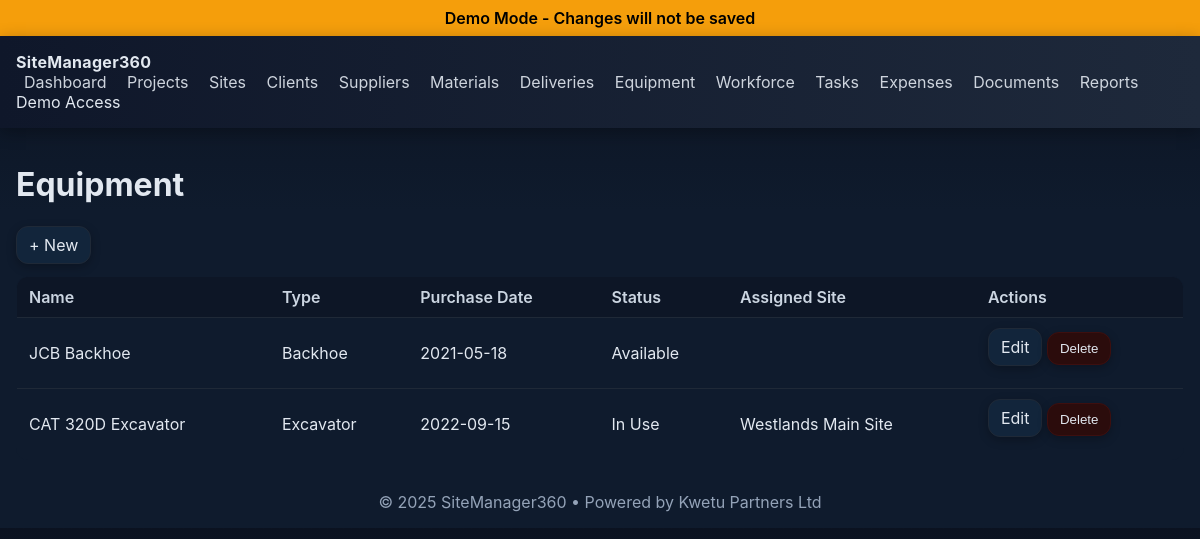
Screenshot of /equipment with the database file from the repository.
### app.py (models this page shows)
class Equipment(db.Model):
    id = db.Column(db.Integer, primary_key=True)
    name = db.Column(db.String(150), nullable=False)
    type = db.Column(db.String(120))
    purchase_date = db.Column(db.Date)
    status = db.Column(db.String(50), default="Available")
    assigned_site_id = db.Column(db.Integer, db.ForeignKey("site.id"), nullable=True)
    assigned_site = db.relationship("Site", foreign_keys=[assigned_site_id], uselist=False)

class Site(db.Model):
    id = db.Column(db.Integer, primary_key=True)
    project_id = db.Column(db.Integer, db.ForeignKey("project.id"), nullable=False)
    name = db.Column(db.String(150), nullable=False)
    location = db.Column(db.String(150))
    manager_id = db.Column(db.Integer, db.ForeignKey("worker.id"), nullable=True)
    start_date = db.Column(db.Date)
    end_date = db.Column(db.Date)
    status = db.Column(db.String(50), default="Active")
    manager = db.relationship("Worker", foreign_keys=[manager_id], uselist=False)

### app.py (the view)
@app.route("/equipment")
@login_required
def equipment():
    items = Equipment.query.order_by(Equipment.id.desc()).all()
    return render_template("equipment_list.html", items=items, sites=Site.query.all())

### app.py (called while the page is built)
def is_demo():
    return DEMO_MODE

def login_required(view_func):
    @wraps(view_func)
    def wrapped(*args, **kwargs):
        if is_demo():
            demo_user = User.query.order_by(User.id.asc()).first()
            if demo_user and not session.get("user_id"):
                session["user_id"] = demo_user.id
        if not session.get("user_id"):
            return redirect(url_for("login", next=request.path))
        return view_func(*args, **kwargs)
    return wrapped

@app.context_processor
def inject_demo_mode():
    return {"demo_mode": is_demo()}

@app.before_request
def block_post_in_demo():
    if is_demo():
        demo_user = User.query.order_by(User.id.asc()).first()
        if demo_user and not session.get("user_id") and request.endpoint != "static":
            session["user_id"] = demo_user.id
        if request.method == "POST":
            flash("Demo Mode: Action simulated successfully.", "info")
            return redirect(request.referrer or url_for("dashboard"))

### templates/equipment_list.html (shortened to what this page needs)
{% extends "base.html" %}
{% block content %}
<h1>Equipment</h1>
<div class="actions"><a class="btn" href="{{ url_for('equipment_new') }}">+ New</a></div>
<table class="table">
  <thead>
    <tr><th>Name</th><th>Type</th><th>Purchase Date</th><th>Status</th><th>Assigned Site</th><th>Actions</th></tr>
  </thead>
  <tbody>
  {% for item in items %}
    <tr>
      <td>{{ item.name }}</td>
      <td>{{ item.type }}</td>
      <td>{{ item.purchase_date.strftime('%Y-%m-%d') if item.purchase_date else '' }}</td>
      <td>{{ item.status }}</td>
      <td>{{ item.assigned_site.name if item.assigned_site else '' }}</td>
      <td class="actions">
        <a class="btn" href="{{ url_for('equipment_edit', id=item.id) }}">Edit</a>
        {% if demo_mode %}
          <button class="btn danger" type="button" disabled title="Disabled in demo">Delete</button>
        {% else %}
          <form method="post" action="{{ url_for('equipment_delete', id=item.id) }}" onsubmit="return confirm('Delete?');" style="display:inline">
            <button class="btn danger" type="submit">Delete</button>
          </form>
        {% endif %}
      </td>
    </tr>
  {% endfor %}
  </tbody>
</table>
{% endblock %}

### static/style.css (style rules this page uses)
:root { --top-a:#0f172a; --top-b:#1e293b; --accent:#38bdf8; --surface:#0b1220; --surface2:#0f1b2d; --border:#1f2937; --text:#e2e8f0; --muted:#94a3b8; --success:#16a34a; --info:#1d4ed8; --danger:#dc2626; }
* { box-sizing:border-box }
body { margin:0; background:linear-gradient(180deg,var(--surface),var(--surface2) 40%); color:var(--text); font-family:Inter,system-ui,Segoe UI,Roboto,Arial,sans-serif; }
.table { width:100%; border-collapse:collapse; background:#0f1b2d; border:1px solid var(--border); border-radius:12px; overflow:hidden }
.table th,.table td { padding:10px 12px; border-bottom:1px solid var(--border); text-align:left }
.table th { font-weight:600; color:#cbd5e1; background:#0d1626 }
.actions .btn { margin-bottom:12px }
.btn { display:inline-block; padding:8px 12px; border-radius:12px; border:1px solid var(--border); background:#12253b; color:var(--text); text-decoration:none; cursor:pointer; box-shadow:0 3px 10px rgba(0,0,0,.25) }
.btn.danger { background:#2b0c0c; border-color:#3d0f0f }

### rows the page displays
Equipment: name "JCB Backhoe", type "Backhoe", purchase_date "2021-05-18", status "Available"
Equipment: name "CAT 320D Excavator", type "Excavator", purchase_date "2022-09-15", status "In Use", assigned_site "Westlands Main Site"
